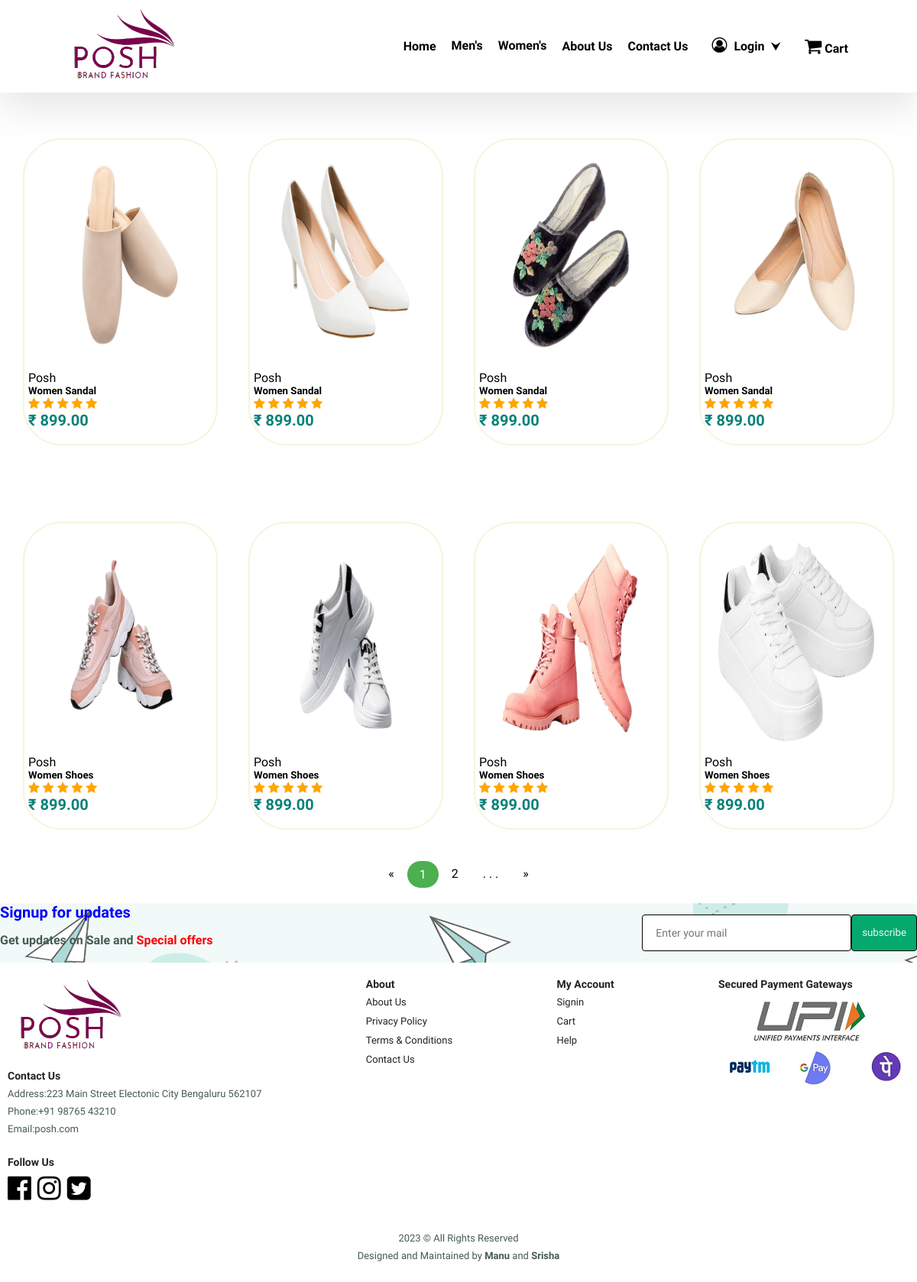
Screenshot of /women_foot_1.php with the database file from the repository.
### tables this page shows
CREATE TABLE `products` (
  `product_id` int(11) NOT NULL,
  `Gender` varchar(10) NOT NULL,
  `product_name` varchar(100) NOT NULL,
  `product_category` varchar(100) NOT NULL,
  `product_description` varchar(255) NOT NULL,
  `product_image` varchar(255) NOT NULL,
  `product_price` decimal(6,2) NOT NULL,
  `product_special offer` int(2) NOT NULL,
  `product_color` varchar(100) NOT NULL
);

### Includes/women_up.php (called while the page is built, shortened)
<?php
include('connection.php');
$stmt6 = $conn->prepare("SELECT * FROM products WHERE Gender='Women' AND product_category='Footwear/sandals' LIMIT 4");
$stmt6->execute();
$sandals= $stmt6->get_result();
$stmt7 = $conn->prepare("SELECT * FROM products WHERE Gender='Women' AND product_category='Footwear/shoes' LIMIT 4");
$stmt7->execute();
$shoes= $stmt7->get_result();
?>

### women_foot_1.php (the view, shortened to what this page needs)
<html>
<head>
    <link rel="stylesheet" href="https://cdnjs.cloudflare.com/ajax/libs/font-awesome/4.7.0/css/font-awesome.min.css">
    <link rel="stylesheet" href="styles.css">
</head>
<body>
 <?php include_once("includes/head.php"); ?>
                <section id="topproduct" class="section-p1">
                <div class="Collection">
                    <?php include('Includes/women_up.php'); ?>
                    <?php while($row = $sandals->fetch_assoc()) { ?>
                        <div class="product">
                           <a href="<?php echo "single_product_foot.php?product_id=".$row['product_id']; ?>"> <img src="Assets/<?php echo $row['product_image']; ?>"></a>
                            <div class="description">
                            <span>Posh</span>
                                <h5><?php echo $row['product_name']; ?></h5>
                                <div class="rating">
                                        <span class="fa fa-star checked"></span>
                                        <span class="fa fa-star checked"></span>
                                        <span class="fa fa-star checked"></span>
                                        <span class="fa fa-star checked"></span>
                                        <span class="fa fa-star checked"></span>
                                </div>
                            <h4>&#8377; <?php echo $row['product_price']; ?></h4>
                            </div>
                </div>
                <?php } ?>
                </section>
                <section id="topproduct" class="section-p1">
                  <div class="Collection">
                      <?php include('Includes/women_up.php'); ?>
                      <?php while($row = $shoes->fetch_assoc()) { ?>
                          <div class="product">
                             <a href="<?php echo "single_product_foot.php?product_id=".$row['product_id']; ?>"> <img src="Assets/<?php echo $row['product_image']; ?>"></a>
                              <div class="description">
                              <span>Posh</span>
                                  <h5><?php echo $row['product_name']; ?></h5>
                                  <div class="rating">
                                          <span class="fa fa-star checked"></span>
                                          <span class="fa fa-star checked"></span>
                                          <span class="fa fa-star checked"></span>
                                          <span class="fa fa-star checked"></span>
                                          <span class="fa fa-star checked"></span>
                                  </div>
                              <h4>&#8377; <?php echo $row['product_price']; ?></h4>
                              </div>
                  </div>
                  <?php } ?>
                  </section>
           <div class="pagination">
            <a href="women_foot_1.php">&laquo;</a>
            <a class="active" href="women_foot_1.php">1</a>
            <a class="" href="women_foot_2.php">2</a>
            <a href="#"> . . .</a>
            <a href="women_foot_2.php">&raquo;</a>
          </div>
          <br/>
</body>
</html>

### styles.css (style rules this page uses)
* { margin: 0; padding: 0; box-sizing: border-box; font-family: "Spartan", sans-serif; }
html { scroll-behavior: smooth; }
.checked { color: orange; }
section { padding: auto; }
h4 { font-size: 20px; color: #222; }
p { font-size: 16px; color: #465b52; margin: 15px 0 20px 0; }
.section-p1 { padding: 20px 10px; }
body { width: 100%; }
#topproduct { text-align: center; }
#topproduct .product img { width: 90%; }
#topproduct .product .description { text-align: start; padding: 10px 0; }
#topproduct .product h4 { color: #088178; }
#topproduct .Collection { display: flex; justify-content: space-between; padding-top: 20px; }
#subscribe { display: flex; justify-content: space-between; flex-wrap: wrap; align-items: center; background-image: url("Assets/newsletter-background.png"); background-repeat: no-repeat; }
#subscribe h4 { font-size: 20px; font-weight: 500; color:blue; }
#subscribe p span { color:red }
#subscribe .form { display: flex; width: 30%; }
#subscribe input { height: 3rem; padding: 0 1.24em; width: 100%; border :1px double black; font-size: 14px; border-radius: 4px; outline: none; }
#subscribe .form button { height: 3rem; padding: 0 1.24em; background-color: #04AA6D; color: #eef7f6; white-space: inherit; padding: 13px; border :1px double black; width: 100%; border-radius: 4px; }
footer { display: flex; flex-wrap: wrap; justify-content: space-between; }
footer .col { display: flex; flex-direction: column; align-items: flex-start; margin-bottom: 20px; }
footer h4 { font-size: 14px; margin:0 0 8px 0; }
footer p { font-size: 13px; margin: 0 0 8px 0; }
footer a { font-size: 13px; text-decoration: none; color:#222; margin-bottom: 10px; }
footer .follow { margin-top: 20px; }
footer .follow i { color:black; padding-right: 4px; cursor: pointer; }
footer .copyright { width: 100%; text-align: center; }
.pagination { display: flex; justify-content: center; }
.pagination a { color: black; float: left; padding: 8px 16px; text-decoration: none; }
.pagination a.active { background-color: #4CAF50; color: white; border: 1px solid #fff; border-radius: 30px; }

### rows the page displays
products: product_image (picture), product_name "Women Sandal", product_price "899.00"
products: product_image (picture), product_name "Women Sandal", product_price "899.00"
products: product_image (picture), product_name "Women Sandal", product_price "899.00"
products: product_image (picture), product_name "Women Sandal", product_price "899.00"
products: product_image (picture), product_name "Women Shoes", product_price "899.00"
products: product_image (picture), product_name "Women Shoes", product_price "899.00"
products: product_image (picture), product_name "Women Shoes", product_price "899.00"
products: product_image (picture), product_name "Women Shoes", product_price "899.00"
